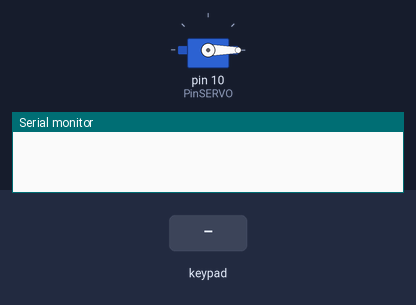
A sketch run on a simulated Arduino Uno, built with avr-gcc and run on an emulated ATmega328P. Shown: servo, the last lines printed to the serial monitor. Inputs (shaded band) come from the test bench.

Above: at 1.2 s.
1.3 s: key 'A' pressed
At 1.77 s:
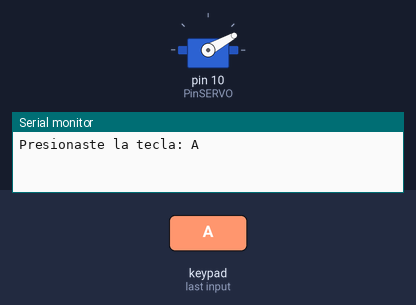
At 4.2 s:
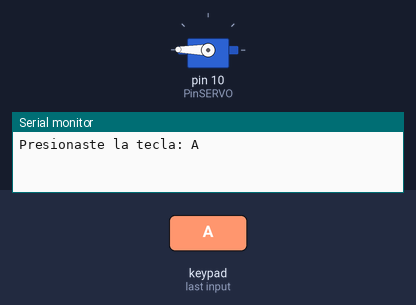
4.3 s: keypad keys 9 8 7 6 D pressed 0.4 s apart
At 6.66 s:
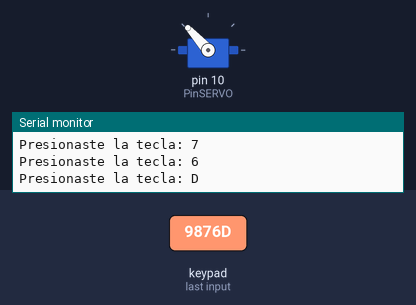
10.1 s: key 'D' pressed
Timing chart, 0 to 14.3 s (numbered marks = the images above; inputs shaded):
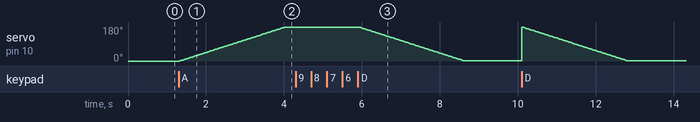

Measured:
- after the input at 1.3 s, servo on pin 10 (PinSERVO): moves from 0° to 179° over 2.7 s, starting at once

The sketch:

eJ2_.ino
```cpp
#include<Keypad.h>
#include<Servo.h> //libreria del servo
#define PinSERVO 10 //defines el pin del servo
Servo servo_motor; //tipo de variable
int pos;

const byte filas = 4;
const byte columnas=4;

char teclas[filas][columnas]={
  {'1','2','3','A'},
  {'4','5','6','B'},
  {'7','8','9','C'},
  {'*','0','#','D'}
};

byte filaspin[filas] = {9,8,7,6};//pin filas
byte columnaspin[columnas] = {5,4,3,2};//pin columnas

Keypad teclado = Keypad(makeKeymap(teclas),filaspin,columnaspin,filas,columnas);

void setup() {
    Serial.begin(9600);
    servo_motor.attach(PinSERVO);
    servo_motor.write(0); //inicio del servo
}

void loop() {
   char teclapresionada = teclado.getKey();
  if(teclapresionada != NO_KEY){
    //ESTADO DE LA LLAVE PRESS
      Serial.print("Presionaste la tecla: ");
      Serial.println(teclapresionada);

      //LÓGICA DEL LED
      switch(teclapresionada){
        case 'A':
          for(pos=0;pos<180;pos++){
          servo_motor.write(pos);
          delay(15);
          }
          break;
        case 'D':
          for(pos=180;pos>0;pos--){
          servo_motor.write(pos);
          delay(15);
          }
          break;
        }
    }
}
```
